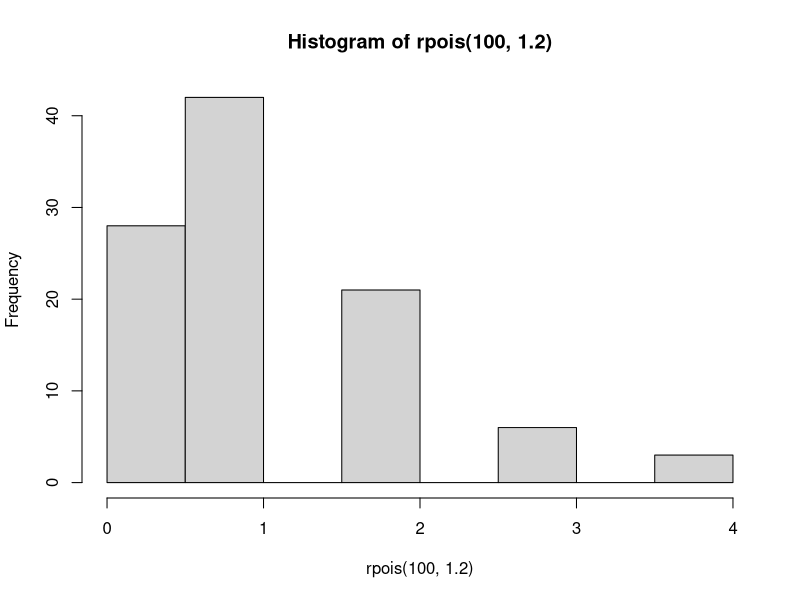

Reproduce this figure in R.
## ---- chunk 1
hist(rpois(100, 1.2))
